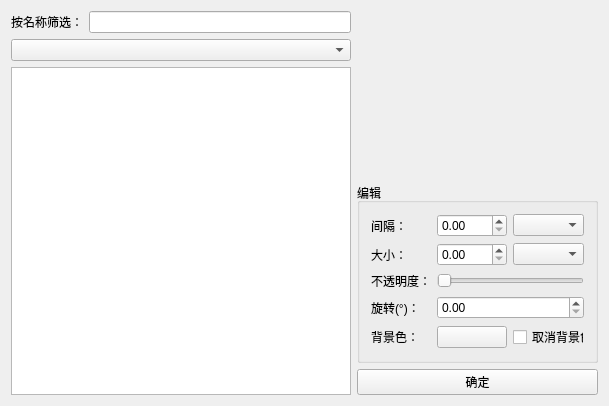
<?xml version="1.0" encoding="UTF-8"?>
<ui version="4.0">
 <class>S3dmApplySymbolDlg</class>
 <widget class="QWidget" name="S3dmApplySymbolDlg">
  <property name="geometry">
   <rect>
    <x>0</x>
    <y>0</y>
    <width>609</width>
    <height>406</height>
   </rect>
  </property>
  <property name="windowTitle">
   <string>符号选择器</string>
  </property>
  <layout class="QGridLayout" name="gridLayout_4">
   <item row="0" column="0" rowspan="2">
    <layout class="QVBoxLayout" name="verticalLayout">
     <item>
      <layout class="QHBoxLayout" name="horizontalLayout">
       <item>
        <widget class="QLabel" name="label">
         <property name="text">
          <string>按名称筛选：</string>
         </property>
        </widget>
       </item>
       <item>
        <widget class="QLineEdit" name="searchBox"/>
       </item>
      </layout>
     </item>
     <item>
      <widget class="QComboBox" name="comboLabel"/>
     </item>
     <item>
      <widget class="QListView" name="listView">
       <property name="toolTip">
        <string/>
       </property>
       <property name="resizeMode">
        <enum>QListView::Adjust</enum>
       </property>
       <property name="wordWrap">
        <bool>true</bool>
       </property>
      </widget>
     </item>
    </layout>
   </item>
   <item row="0" column="1">
    <layout class="QGridLayout" name="gridLayout_3">
     <item row="0" column="0">
      <widget class="QLabel" name="labelPreview">
       <property name="text">
        <string/>
       </property>
       <property name="alignment">
        <set>Qt::AlignCenter</set>
       </property>
      </widget>
     </item>
     <item row="1" column="0">
      <widget class="QGroupBox" name="groupBox">
       <property name="maximumSize">
        <size>
         <width>241</width>
         <height>16777215</height>
        </size>
       </property>
       <property name="title">
        <string>编辑</string>
       </property>
       <layout class="QGridLayout" name="gridLayout_2">
        <item row="0" column="0">
         <layout class="QGridLayout" name="gridLayout">
          <item row="1" column="2">
           <widget class="QComboBox" name="comboSizeUnit"/>
          </item>
          <item row="1" column="0">
           <widget class="QLabel" name="labelSize">
            <property name="text">
             <string>大小：</string>
            </property>
           </widget>
          </item>
          <item row="0" column="1">
           <widget class="QDoubleSpinBox" name="spinInterval">
            <property name="maximum">
             <double>9999.000000000000000</double>
            </property>
           </widget>
          </item>
          <item row="3" column="0">
           <widget class="QLabel" name="labelRotate">
            <property name="text">
             <string>旋转(°)：</string>
            </property>
           </widget>
          </item>
          <item row="0" column="2">
           <widget class="QComboBox" name="comboIntervalUnit"/>
          </item>
          <item row="1" column="1">
           <widget class="QDoubleSpinBox" name="spinSize">
            <property name="maximum">
             <double>9999.000000000000000</double>
            </property>
           </widget>
          </item>
          <item row="3" column="1" colspan="2">
           <widget class="QDoubleSpinBox" name="spinRotate">
            <property name="maximum">
             <double>9999.000000000000000</double>
            </property>
           </widget>
          </item>
          <item row="0" column="0">
           <widget class="QLabel" name="labelInterval">
            <property name="text">
             <string>间隔：</string>
            </property>
           </widget>
          </item>
          <item row="2" column="0">
           <widget class="QLabel" name="labelOpacity">
            <property name="text">
             <string>不透明度：</string>
            </property>
           </widget>
          </item>
          <item row="2" column="1" colspan="2">
           <widget class="QSlider" name="horizontalSlider">
            <property name="maximumSize">
             <size>
              <width>16777215</width>
              <height>16777215</height>
             </size>
            </property>
            <property name="orientation">
             <enum>Qt::Horizontal</enum>
            </property>
           </widget>
          </item>
          <item row="4" column="0">
           <widget class="QLabel" name="labelColor">
            <property name="text">
             <string>背景色：</string>
            </property>
           </widget>
          </item>
          <item row="4" column="1">
           <widget class="QPushButton" name="buttonColorSelect">
            <property name="text">
             <string/>
            </property>
           </widget>
          </item>
          <item row="4" column="2">
           <widget class="QCheckBox" name="checkBoxColor">
            <property name="text">
             <string>取消背景色</string>
            </property>
           </widget>
          </item>
         </layout>
        </item>
       </layout>
      </widget>
     </item>
    </layout>
   </item>
   <item row="1" column="1">
    <widget class="QPushButton" name="buttonYes">
     <property name="text">
      <string>确定</string>
     </property>
    </widget>
   </item>
  </layout>
 </widget>
 <layoutdefault spacing="6" margin="11"/>
 <resources/>
 <connections/>
</ui>
